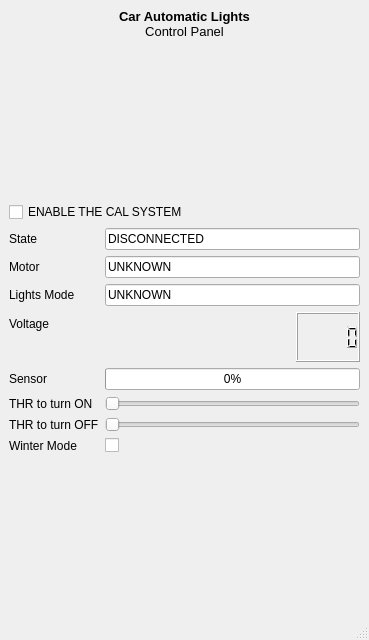
<?xml version="1.0" encoding="UTF-8"?>
<ui version="4.0">
 <class>MainWindow</class>
 <widget class="QMainWindow" name="MainWindow">
  <property name="geometry">
   <rect>
    <x>0</x>
    <y>0</y>
    <width>369</width>
    <height>640</height>
   </rect>
  </property>
  <property name="windowTitle">
   <string>MainWindow</string>
  </property>
  <widget class="QWidget" name="centralwidget">
   <layout class="QVBoxLayout" name="verticalLayout_2">
    <item>
     <widget class="QLabel" name="lblTitle">
      <property name="font">
       <font>
        <pointsize>10</pointsize>
        <weight>50</weight>
        <italic>false</italic>
        <bold>false</bold>
       </font>
      </property>
      <property name="text">
       <string>&lt;html&gt;&lt;head/&gt;&lt;body&gt;&lt;p&gt;&lt;span style=&quot; font-weight:600;&quot;&gt;Car Automatic Lights&lt;/span&gt;&lt;br/&gt;Control Panel&lt;/p&gt;&lt;/body&gt;&lt;/html&gt;</string>
      </property>
      <property name="alignment">
       <set>Qt::AlignCenter</set>
      </property>
     </widget>
    </item>
    <item>
     <spacer name="verticalSpacer_2">
      <property name="orientation">
       <enum>Qt::Vertical</enum>
      </property>
      <property name="sizeHint" stdset="0">
       <size>
        <width>20</width>
        <height>40</height>
       </size>
      </property>
     </spacer>
    </item>
    <item>
     <widget class="QCheckBox" name="checkBox_2">
      <property name="text">
       <string>ENABLE THE CAL SYSTEM</string>
      </property>
     </widget>
    </item>
    <item>
     <layout class="QFormLayout" name="formLayout">
      <item row="0" column="0">
       <widget class="QLabel" name="lableSTATUS">
        <property name="text">
         <string>State</string>
        </property>
       </widget>
      </item>
      <item row="0" column="1">
       <widget class="QLineEdit" name="leSTATUS">
        <property name="text">
         <string>DISCONNECTED</string>
        </property>
        <property name="echoMode">
         <enum>QLineEdit::Normal</enum>
        </property>
        <property name="readOnly">
         <bool>true</bool>
        </property>
       </widget>
      </item>
      <item row="1" column="0">
       <widget class="QLabel" name="label_5">
        <property name="text">
         <string>Motor</string>
        </property>
       </widget>
      </item>
      <item row="1" column="1">
       <widget class="QLineEdit" name="leMOTOR">
        <property name="text">
         <string>UNKNOWN</string>
        </property>
        <property name="echoMode">
         <enum>QLineEdit::Normal</enum>
        </property>
        <property name="readOnly">
         <bool>true</bool>
        </property>
       </widget>
      </item>
      <item row="2" column="0">
       <widget class="QLabel" name="label_6">
        <property name="text">
         <string>Lights Mode</string>
        </property>
       </widget>
      </item>
      <item row="3" column="0">
       <widget class="QLabel" name="label_4">
        <property name="text">
         <string>Voltage</string>
        </property>
       </widget>
      </item>
      <item row="3" column="1">
       <layout class="QHBoxLayout" name="horizontalLayout">
        <item>
         <spacer name="horizontalSpacer">
          <property name="orientation">
           <enum>Qt::Horizontal</enum>
          </property>
          <property name="sizeHint" stdset="0">
           <size>
            <width>40</width>
            <height>20</height>
           </size>
          </property>
         </spacer>
        </item>
        <item>
         <widget class="QLCDNumber" name="lcdVoltage">
          <property name="minimumSize">
           <size>
            <width>0</width>
            <height>50</height>
           </size>
          </property>
         </widget>
        </item>
       </layout>
      </item>
      <item row="4" column="0">
       <widget class="QLabel" name="lblSensorReading">
        <property name="text">
         <string>Sensor</string>
        </property>
       </widget>
      </item>
      <item row="4" column="1">
       <widget class="QProgressBar" name="pbSensor">
        <property name="value">
         <number>0</number>
        </property>
       </widget>
      </item>
      <item row="5" column="0">
       <widget class="QLabel" name="label">
        <property name="text">
         <string>THR to turn ON</string>
        </property>
       </widget>
      </item>
      <item row="5" column="1">
       <widget class="QSlider" name="slTHR2ON">
        <property name="orientation">
         <enum>Qt::Horizontal</enum>
        </property>
       </widget>
      </item>
      <item row="6" column="0">
       <widget class="QLabel" name="label_2">
        <property name="text">
         <string>THR to turn OFF</string>
        </property>
       </widget>
      </item>
      <item row="6" column="1">
       <widget class="QSlider" name="slTHR2OFF">
        <property name="orientation">
         <enum>Qt::Horizontal</enum>
        </property>
       </widget>
      </item>
      <item row="7" column="0">
       <widget class="QLabel" name="label_3">
        <property name="text">
         <string>Winter Mode</string>
        </property>
       </widget>
      </item>
      <item row="7" column="1">
       <widget class="QCheckBox" name="checkBox">
        <property name="text">
         <string/>
        </property>
       </widget>
      </item>
      <item row="2" column="1">
       <widget class="QLineEdit" name="leLightsMode">
        <property name="text">
         <string>UNKNOWN</string>
        </property>
        <property name="echoMode">
         <enum>QLineEdit::Normal</enum>
        </property>
        <property name="readOnly">
         <bool>true</bool>
        </property>
       </widget>
      </item>
     </layout>
    </item>
    <item>
     <spacer name="verticalSpacer">
      <property name="orientation">
       <enum>Qt::Vertical</enum>
      </property>
      <property name="sizeHint" stdset="0">
       <size>
        <width>20</width>
        <height>40</height>
       </size>
      </property>
     </spacer>
    </item>
   </layout>
  </widget>
  <widget class="QMenuBar" name="menubar">
   <property name="geometry">
    <rect>
     <x>0</x>
     <y>0</y>
     <width>369</width>
     <height>22</height>
    </rect>
   </property>
  </widget>
  <widget class="QStatusBar" name="statusbar"/>
 </widget>
 <resources/>
 <connections/>
</ui>
